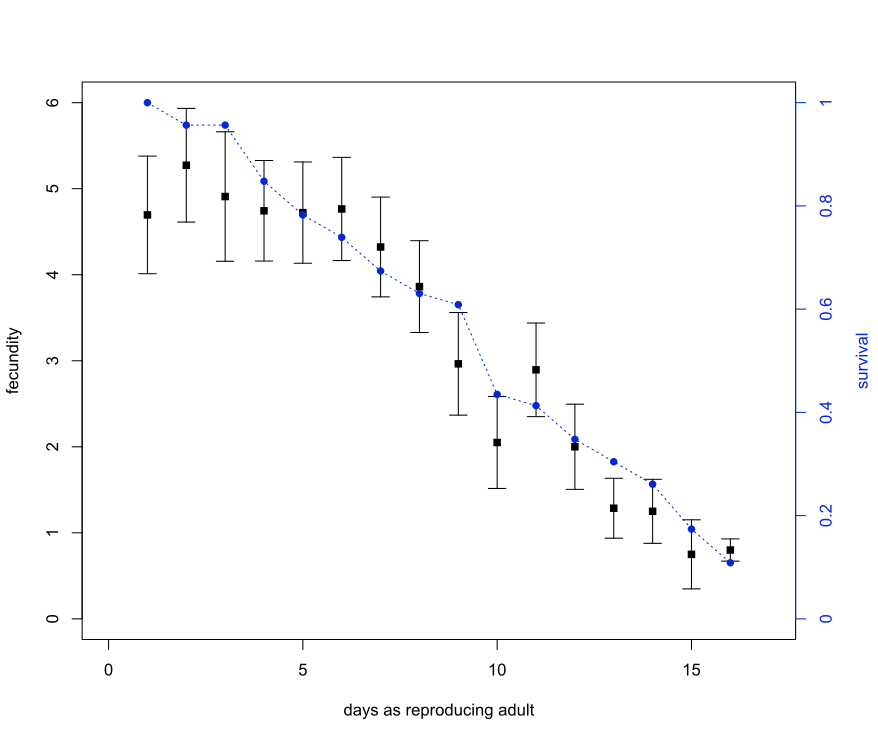

Source code (R):
##
## General note on program comments:
##
## Comments with "##" are standard to all my programs.
## Comments with "#" are descriptive of the specific program.
## Comments with "#." are lines of program code that can be used by deleting the "#.".
##

##
## General note on program structure:
## 
## It is generally best to look at the program elements in this order:
##  1. INTRODUCTION
##  2. OUTPUT
##  3. DATA
##  4. INITIALIZATION
##  5. MAIN PROGRAM
##  6. FUNCTIONS
##

##
## INTRODUCTION
##

# This program 
# 1) determines the average birth rate for aphids that have previously reproduced
# 2) determines the average birth rate for aphids that have not previously reproduced
# 3) plots the average reproduction versus age with the 95% confidence interval
# 	and the fraction of aphids surviving up to the corresponding day

# m1 is the average fecundity for aphids on the first day of reproduction
# m is the survival-weighted average fecundity for aphids beyond the first day of reproduction

# The program requires one data file.

# fecundity.csv is a file that contains the fecundity data from the clip-cage experiment.
#	The first row contains column headers.
#	The first column contains the ID numbers for the cages.
#	The second column contains the number of offspring on the first day of reproduction.
#	Subsequent columns contain the number of offspring on the corresponding day.
#	No data should be included for the day in which the adult aphid died.


##
## DATA
##
## Import any data from files.
## Give values to any fixed parameters.
##

# read the development file and remove ID numbers
data <- read.csv("fecundity.csv",header=TRUE)
data <- data[,-1]

# choose a color for secondary data and axis
color <- "blue3"						# color for the secondary data and axis


##
## INITIALIZATION
##
## Set up any running variables that need to have a starting value.
## Create any needed data structures.
##

# determine the number of rows (aphids) and columns (days) in the data file
aphids <- length(data[,1])
days <- length(data[1,])

# define the data structures for the transitions and parameters
mu <- rep(0,days)					# average for each day
sigma <- rep(0,days)				# standard deviation for each day
survival <- rep(0,days)				# fraction of aphids still alive
allvalues <- rep(0,0)				# list of all fecundity values other than day 1


##
## MAIN PROGRAM
##
## Perform the computations, using functions as needed.
##

## COMPUTE MEANS AND 95% CONFIDENCE INTERVALS FROM DATA

for (day in 1:days)
	{
	thisday <- data[,day]					# selects the appropriate column
	values <- thisday[which(is.na(thisday)==FALSE)]	# removes the NA entries
	mu[day] <- mean(values)
	sigma[day] <- sd(values)
	survival[day] <- length(values)/aphids
	}
conf95 <- 1.96*sigma/sqrt(aphids)
m1 <- mu[1]

for (day in 2:days)
	{
	thisday <- data[,day]					# selects the appropriate column
	values <- thisday[which(is.na(thisday)==FALSE)]	# removes the NA entries
	allvalues <- c(allvalues,values)
	}
m <- mean(allvalues)						# mean for all but day 1
stdev <- sd(allvalues)					
c95 <- 1.96*stdev/sqrt(length(allvalues))


##
## FUNCTIONS FOR OUTPUT
##
## Define any functions that the output program requires.
##

# "errorbars" is a low-level plotting command that adds error bars to a set of plotted points.
#	The first argument is the set of "x" values.
#	The second argument is the set of "y" values.
#	The third argument is the height of the bar above and below the point.
#	The standard optional arguments col and lwd are accepted.
#	The optional argument "cap" is a multiplier for the cap length.

errorbars <- function(x,y,dy,col="black",lwd=1,cap=1)
	{
	n <- length(x)
	top <- y+dy
	btm <- y-dy
	d <- cap*0.015*(max(x)-min(x))
	for (i in 1:n)
		{
		lines( c(x[i]  ,x[i]  ), c(btm[i],top[i]), col=col, lwd=lwd )
		lines( c(x[i]-d,x[i]+d), c(btm[i],btm[i]), col=col, lwd=lwd )
		lines( c(x[i]-d,x[i]+d), c(top[i],top[i]), col=col, lwd=lwd )
		}
	}

# "secondplot" is a low-level plotting command that adds a second "y" axis.
#	The first argument is the set of "y" values for the second axis.
#	The standard optional argument col is accepted.
#	The optional argument "min0" is "TRUE" if you want the new axis to start at 0.
#	The optional argument "ylab" is the axis title.
#	The function returns the scale factor for plotting the data.

secondplot <- function(y,min0=FALSE,ylab="",col="black")
	{
	yticksleft <- axTicks(2)
	ymaxleft <- max(yticksleft)
	if (min0)
		y <- c(0,y)
	yticksright <- pretty(y,n=length(yticksleft)-1)
	ymaxright <- max(yticksright)
	scale <- ymaxleft/ymaxright
	axis(4, at=scale*yticksright, labels=yticksright, col=col, col.axis=col)
	mtext(ylab, side=4, line=2.8, col=col)
	return(scale)
	}


##
## OUTPUT
##
## Create any needed graphs.
## Display key results.
##

# set up the plot window
par(mar=c(5.1,4.1,4.1,4.1))

# determine the "y" axis limit
ymax <- max(pretty(mu+conf95))

# plot the daily averages as points
plot(1:days, mu, pch=15, 
	xlim=(c(0,days+1)), ylim=(c(0,ymax)), xlab="days as reproducing adult", ylab="fecundity")

# use "errorbars" to add error bars
errorbars(1:days, mu, conf95)

# use "secondplot" to add a second "y" axis and determine the scale
scale <- secondplot(survival,min0=TRUE,ylab="survival",col=color)

# add survival data as both points and lines
points(1:days, scale*survival, pch=16, col="blue3")
lines(1:days, scale*survival, lty=3, col="blue3")

m1
m
c95
